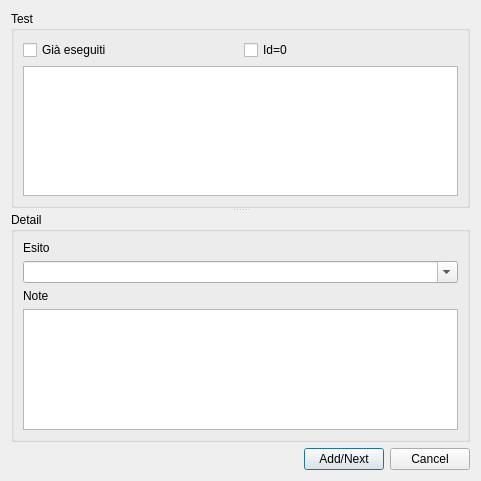
<?xml version="1.0" encoding="UTF-8"?>
<ui version="4.0">
 <class>AddExecution</class>
 <widget class="QDialog" name="AddExecution">
  <property name="geometry">
   <rect>
    <x>0</x>
    <y>0</y>
    <width>481</width>
    <height>481</height>
   </rect>
  </property>
  <property name="windowTitle">
   <string>Dialog</string>
  </property>
  <layout class="QGridLayout" name="gridLayout_3">
   <item row="1" column="0">
    <spacer name="horizontalSpacer">
     <property name="orientation">
      <enum>Qt::Horizontal</enum>
     </property>
     <property name="sizeHint" stdset="0">
      <size>
       <width>290</width>
       <height>20</height>
      </size>
     </property>
    </spacer>
   </item>
   <item row="1" column="1">
    <widget class="QPushButton" name="addBtn">
     <property name="text">
      <string>Add/Next</string>
     </property>
    </widget>
   </item>
   <item row="1" column="2">
    <widget class="QPushButton" name="pushButton_2">
     <property name="text">
      <string>Cancel</string>
     </property>
    </widget>
   </item>
   <item row="0" column="0" colspan="3">
    <widget class="QSplitter" name="splitter">
     <property name="orientation">
      <enum>Qt::Vertical</enum>
     </property>
     <widget class="QGroupBox" name="groupBox">
      <property name="title">
       <string>Test</string>
      </property>
      <layout class="QGridLayout" name="gridLayout">
       <item row="1" column="0" colspan="2">
        <widget class="QTableView" name="testTable">
         <property name="selectionBehavior">
          <enum>QAbstractItemView::SelectRows</enum>
         </property>
         <property name="sortingEnabled">
          <bool>true</bool>
         </property>
        </widget>
       </item>
       <item row="0" column="0">
        <widget class="QCheckBox" name="alreadyExecChk">
         <property name="text">
          <string>Già eseguiti</string>
         </property>
        </widget>
       </item>
       <item row="0" column="1">
        <widget class="QCheckBox" name="id0Chk">
         <property name="text">
          <string>Id=0</string>
         </property>
        </widget>
       </item>
      </layout>
     </widget>
     <widget class="QGroupBox" name="groupBox_2">
      <property name="title">
       <string>Detail</string>
      </property>
      <layout class="QGridLayout" name="gridLayout_2">
       <property name="sizeConstraint">
        <enum>QLayout::SetMinimumSize</enum>
       </property>
       <item row="0" column="0">
        <widget class="QLabel" name="label">
         <property name="text">
          <string>Esito</string>
         </property>
        </widget>
       </item>
       <item row="1" column="0">
        <widget class="QComboBox" name="resultCmb">
         <property name="editable">
          <bool>true</bool>
         </property>
        </widget>
       </item>
       <item row="2" column="0">
        <widget class="QLabel" name="label_2">
         <property name="text">
          <string>Note</string>
         </property>
        </widget>
       </item>
       <item row="3" column="0">
        <widget class="QPlainTextEdit" name="noteEdt">
         <property name="tabChangesFocus">
          <bool>true</bool>
         </property>
        </widget>
       </item>
      </layout>
     </widget>
    </widget>
   </item>
  </layout>
 </widget>
 <resources/>
 <connections>
  <connection>
   <sender>pushButton_2</sender>
   <signal>clicked()</signal>
   <receiver>AddExecution</receiver>
   <slot>accept()</slot>
   <hints>
    <hint type="sourcelabel">
     <x>431</x>
     <y>458</y>
    </hint>
    <hint type="destinationlabel">
     <x>477</x>
     <y>436</y>
    </hint>
   </hints>
  </connection>
 </connections>
</ui>
